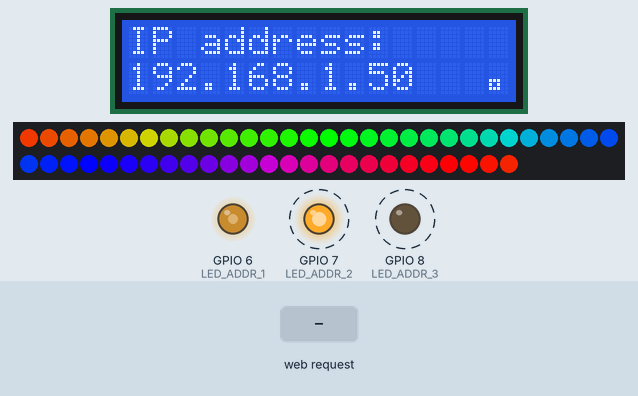
Simulated run of this sketch. Board: ESP32-S3. Shown: 16×2 character LCD, 55 RGB LEDs in strip order, left to right, continuing on the next row, output pins drawn as LEDs (lit = HIGH). Dashed ring = blinking. Inputs (shaded band) come from the test bench. WiFi joins after 1.5 s; servers stay silent unless stated; what the sketch prints to the serial monitor is not drawn.

Above: at 2.8 s.
2.9 s: HTTP request GET /R received
At 3.27 s:
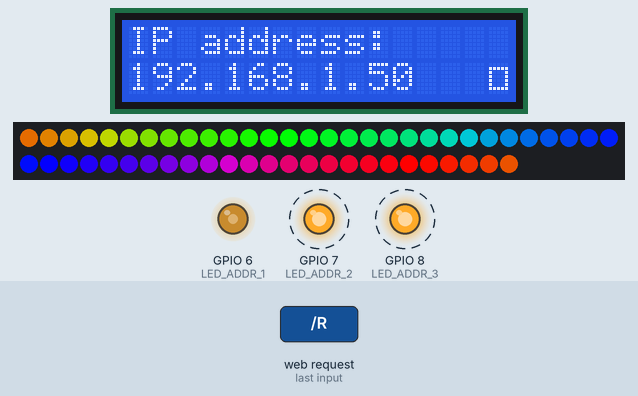
5.5 s: HTTP request GET /G received
At 6.28 s:
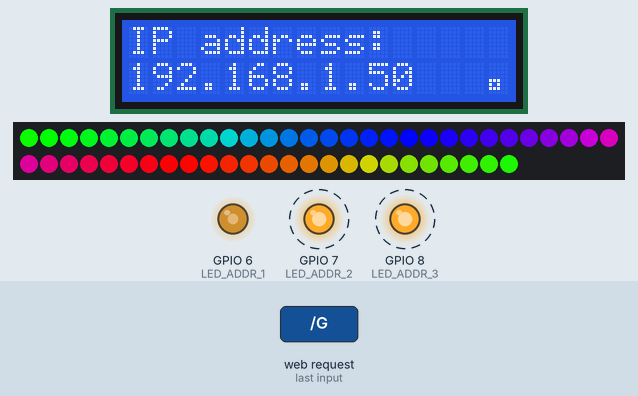
8.5 s: HTTP request GET /B received
10.3 s: HTTP request GET /W received
At 10.79 s:
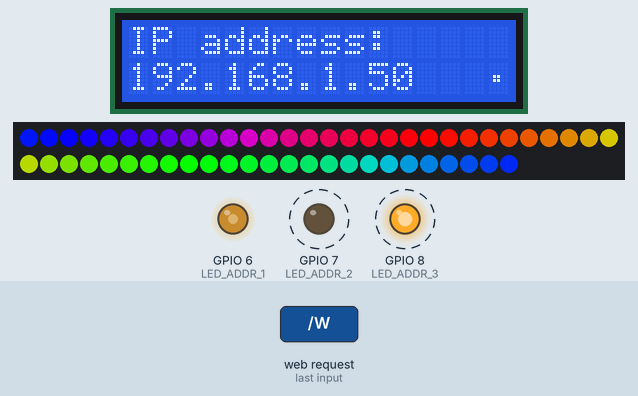
20.8 s: HTTP request GET /A received
Timing chart, 0 to 23.6 s (numbered marks = the images above; inputs shaded):
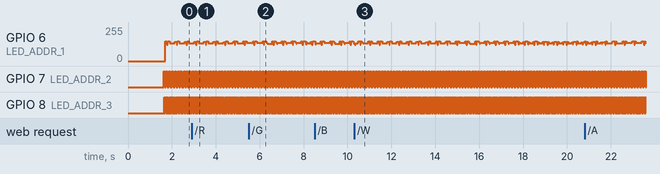

The sketch:

Julelys_v2.ino
```cpp
#include <NeoPixelBus.h>
#include <WiFi.h>
#include <algorithm>
#include <vector>
#include "freertos/FreeRTOS.h"
#include "freertos/task.h"

#include <Wire.h>
#include <LiquidCrystal_I2C.h>

#define LED_ADDR_1 6
#define LED_ADDR_2 7
#define LED_ADDR_3 8

bool isReading = false;
bool imageHaveChange = false;

LiquidCrystal_I2C LCD = LiquidCrystal_I2C(0x27, 16, 2);

const char* ssid     = "*******";
const char* password = "*******";

WiFiServer server(80);

#define LED_TYPE NeoGrbwFeature
#define LED_SIGNAL_PIN 10
#define COLOR_ORDER RGBW
#define LED_ROWS 8
#define LED_COLUMNS 55

#define colorSaturation 128

#define I2C_SDA 1
#define I2C_SCL 2

RgbwColor red(colorSaturation, 0, 0, 0);
RgbwColor green(0, colorSaturation, 0, 0);
RgbwColor blue(0, 0, colorSaturation, 0);
RgbwColor white(colorSaturation);
RgbwColor black(0);

double ledBits = (double)(32 * LED_COLUMNS);
int updateInterval = (int)((ledBits / 800000) * 2000);


NeoPixelBus<LED_TYPE, Neo800KbpsMethod> strip(LED_COLUMNS, LED_SIGNAL_PIN);

std::vector<RgbwColor> selectColors = {red, green, blue, white, black};
RgbwColor colors[] = {red, green, blue, white, black};
RgbwColor image[LED_ROWS][LED_COLUMNS];


void sequence_task(void *pvParameter) {
  while (1) {
    if (isReading) {
      vTaskDelay(updateInterval / portTICK_PERIOD_MS);
    } else {
      runStrip();
    }
  }
  vTaskDelete( NULL );
}

void rainbow_sequence_task(void *pvParameter) {
  while (1) {
    Serial.println("Start Rainbow");

    for(int j=0; j<256*5; j++) {
      for(int c=0; c<LED_COLUMNS; c++) {
        uint8_t pos = ((c*256/LED_COLUMNS)+j) & 0xFF;
        RgbColor color = Wheel( pos );

        for(int r=0; r<LED_ROWS; r++) {
          setColor(color, r, c);
        }
      }

      imageHaveChange = true;
      do {
        delay(updateInterval);
      } while(isReading);

      spinner();
    }

    Serial.println("Rainbow is ended");
  }
  vTaskDelete( NULL );
}

void spinner() {
  static int8_t counter = 0;
  const char* glyphs = "\xa1\xa5\xdb";
  LCD.setCursor(15, 1);
  LCD.print(glyphs[counter++]);
  if (counter == strlen(glyphs)) {
    counter = 0;
  }
}

void setup() {
  Serial.begin(115000);

  Wire.setPins(I2C_SDA, I2C_SCL);

  LCD.init();
  LCD.backlight();
  LCD.setCursor(0, 0);
  LCD.print("Connecting to ");
  LCD.setCursor(0, 1);
  LCD.print("WiFi ");

  WiFi.begin(ssid, password);

  while (WiFi.status() != WL_CONNECTED) {
      delay(500);
      Serial.print(".");
      spinner();
  }

  Serial.println("");
  Serial.println("WiFi connected.");
  Serial.print("IP address: ");
  Serial.println(WiFi.localIP());

  LCD.clear();
  LCD.setCursor(0, 0);
  LCD.print("IP address:");
  LCD.setCursor(0, 1);
  LCD.print(WiFi.localIP());

  Serial.println("Setup Multiplexer");

  setupLED();

  Serial.println("Startup Server");
  server.begin();

  xTaskCreate(
    &update_led_task, // task function
    "update_led_task", // task name
    2048, // stack size in words
    NULL, // pointer to parameters
    5, // priority
    NULL); // out pointer to task handle

  xTaskCreate(
    &rainbow_sequence_task,
    "sequence_task",
    2048,
    NULL,
    5,
    NULL);
}

void loop() {
  loopWebServer();
}

void runStrip() {
  int length = selectColors.size();

  for(int i=0; i<length; i++) {
    RgbwColor color = selectColors[i];
    for(int r=0; r<LED_ROWS; r++) {
      for(int c=0; c<LED_COLUMNS; c++) {
        setColor(color, r, c);
      }
    }

    imageHaveChange = true;
    delay(1000);
  }

  Serial.println("End color loop");
}

void loopWebServer(){
  WiFiClient client = server.available();   // listen for incoming clients

  if(!client) {
    return;
  }

  if (client) {                             // if you get a client,
    Serial.println("New Client.");           // print a message out the serial port
    String currentLine = "";                // make a String to hold incoming data from the client
    while (client.connected()) {            // loop while the client's connected
      if (client.available()) {             // if there's bytes to read from the client,
        char c = client.read();             // read a byte, then
        Serial.write(c);                    // print it out the serial monitor
        if (c == '\n') {                    // if the byte is a newline character

          // if the current line is blank, you got two newline characters in a row.
          // that's the end of the client HTTP request, so send a response:
          if (currentLine.length() == 0) {
            // HTTP headers always start with a response code (e.g. HTTP/1.1 200 OK)
            // and a content-type so the client knows what's coming, then a blank line:
            client.println("HTTP/1.1 200 OK");
            client.println("Content-type:text/html");
            client.println();

            // the content of the HTTP response follows the header:
            client.print("Click <a href=\"/R\">here</a> to turn the LEDs to red.<br>");
            client.print("Click <a href=\"/G\">here</a> to turn the LEDs to blue.<br>");
            client.print("Click <a href=\"/B\">here</a> to turn the LEDs to green.<br>");
            client.print("Click <a href=\"/W\">here</a> to turn the LEDs to white.<br>");
            client.print("Click <a href=\"/A\">here</a> to turn the LEDs to run colors.<br>");
            client.print("Click <a href=\"/O\">here</a> to LEDs off<br>");

            // The HTTP response ends with another blank line:
            client.println();
            // break out of the while loop:
            break;
          } else {    // if you got a newline, then clear currentLine:
            currentLine = "";
          }
        } else if (c != '\r') {  // if you got anything else but a carriage return character,
          currentLine += c;      // add it to the end of the currentLine
        }

        // Check to see if the client request was "GET /H" or "GET /L":
        if (currentLine.endsWith("GET /R")) {
          selectColors = {red};
        }
        if (currentLine.endsWith("GET /G")) {
          selectColors = {green};
        }
        if (currentLine.endsWith("GET /B")) {
          selectColors = {blue};
        }
        if (currentLine.endsWith("GET /W")) {
          selectColors = {white};
        }
        if (currentLine.endsWith("GET /A")) {
          selectColors = {red, green, blue, white, black};
        }
        if (currentLine.endsWith("GET /O")) {
          selectColors = {black};
        }
      }
    }
    // close the connection:
    client.stop();
    Serial.println("Client Disconnected.");
  }
}

RgbColor Wheel(uint8_t WheelPos)
{
  WheelPos = 255 - WheelPos;
  if(WheelPos < 85)
  {
    return RgbColor(255 - WheelPos * 3, 0, WheelPos * 3);
  } else if(WheelPos < 170)
  {
    WheelPos -= 85;
    return RgbColor(0, WheelPos * 3, 255 - WheelPos * 3);
  } else
  {
    WheelPos -= 170;
    return RgbColor(WheelPos * 3, 255 - WheelPos * 3, 0);
  }
}

void update_led_task(void *pvParameter) {
  strip.Begin();
  strip.Show();

  Serial.println("LED is setup");
  Serial.printf("Update interval will be: %d", updateInterval);
  Serial.println("");

  while (1) {
    if (imageHaveChange == false) {
      vTaskDelay(updateInterval / portTICK_PERIOD_MS);
    } else {
      isReading = true;
      updateStrings();
      isReading = false;
      imageHaveChange = false;
    }
  }
  vTaskDelete( NULL );
}

void setupLED() {
  pinMode(LED_ADDR_1, OUTPUT);
  pinMode(LED_ADDR_2, OUTPUT);
  pinMode(LED_ADDR_3, OUTPUT);

  digitalWrite(LED_ADDR_1, LOW);
  digitalWrite(LED_ADDR_2, LOW);
  digitalWrite(LED_ADDR_3, LOW);
}

void setColor(RgbwColor color, int r, int c) {
  image[r][c] = color;
}

void updateStrings() {
  for(int r=0; r<LED_ROWS; r++) {
    changeChannel(r);

    for(int c=0; c<LED_COLUMNS; c++) {
      RgbwColor color = image[r][c];
      strip.SetPixelColor(c, color);
    }

    strip.Show();
    delay(updateInterval);
  }
}

void changeChannel(int toChannel) {
  digitalWrite(LED_ADDR_1, (toChannel >> 0) & 1 ? HIGH : LOW);
  digitalWrite(LED_ADDR_2, (toChannel >> 1) & 1 ? HIGH : LOW);
  digitalWrite(LED_ADDR_3, (toChannel >> 2) & 1 ? HIGH : LOW);
}
```

Measured:
- by itself, GPIO 7 (LED_ADDR_2): alternates HIGH for 0.01 s and LOW for 0.01 s
- by itself, GPIO 8 (LED_ADDR_3): alternates HIGH for 0.03 s and LOW for 0.03 s
